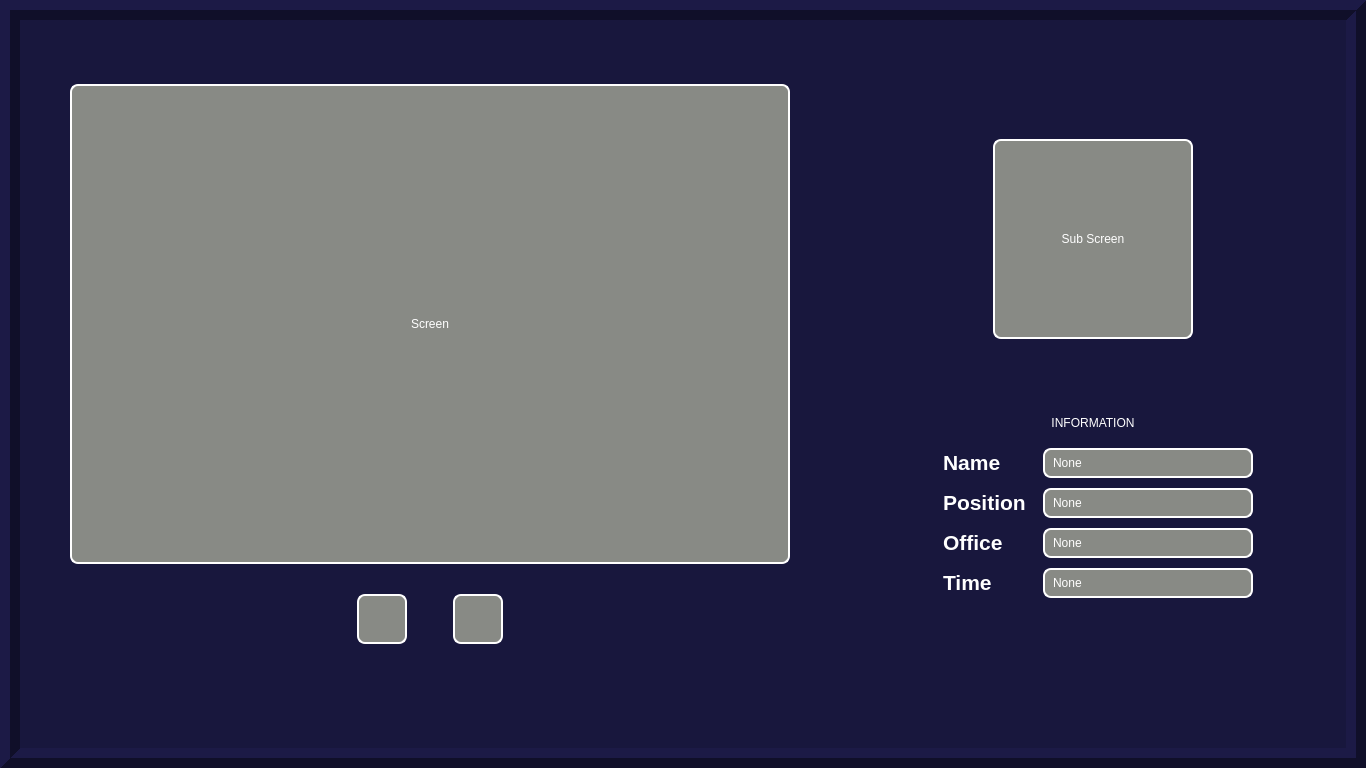
<?xml version="1.0" encoding="UTF-8"?>
<ui version="4.0">
 <class>Form</class>
 <widget class="QWidget" name="Form">
  <property name="geometry">
   <rect>
    <x>0</x>
    <y>0</y>
    <width>1366</width>
    <height>768</height>
   </rect>
  </property>
  <property name="minimumSize">
   <size>
    <width>1366</width>
    <height>768</height>
   </size>
  </property>
  <property name="maximumSize">
   <size>
    <width>1920</width>
    <height>1080</height>
   </size>
  </property>
  <property name="windowTitle">
   <string>Form</string>
  </property>
  <property name="styleSheet">
   <string notr="true">background-color: rgb(24, 23, 61)</string>
  </property>
  <property name="inputMethodHints">
   <set>Qt::ImhLatinOnly</set>
  </property>
  <layout class="QGridLayout" name="gridLayout_2">
   <property name="leftMargin">
    <number>0</number>
   </property>
   <property name="topMargin">
    <number>0</number>
   </property>
   <property name="rightMargin">
    <number>0</number>
   </property>
   <property name="bottomMargin">
    <number>0</number>
   </property>
   <property name="spacing">
    <number>0</number>
   </property>
   <item row="0" column="0">
    <widget class="QFrame" name="frame_7">
     <property name="layoutDirection">
      <enum>Qt::LeftToRight</enum>
     </property>
     <property name="frameShape">
      <enum>QFrame::Box</enum>
     </property>
     <property name="frameShadow">
      <enum>QFrame::Raised</enum>
     </property>
     <property name="lineWidth">
      <number>10</number>
     </property>
     <layout class="QHBoxLayout" name="horizontalLayout_3">
      <property name="spacing">
       <number>0</number>
      </property>
      <property name="leftMargin">
       <number>0</number>
      </property>
      <property name="topMargin">
       <number>0</number>
      </property>
      <property name="rightMargin">
       <number>0</number>
      </property>
      <property name="bottomMargin">
       <number>0</number>
      </property>
      <item alignment="Qt::AlignVCenter">
       <widget class="QFrame" name="frame">
        <property name="sizePolicy">
         <sizepolicy hsizetype="Preferred" vsizetype="Preferred">
          <horstretch>0</horstretch>
          <verstretch>0</verstretch>
         </sizepolicy>
        </property>
        <property name="frameShape">
         <enum>QFrame::NoFrame</enum>
        </property>
        <property name="frameShadow">
         <enum>QFrame::Raised</enum>
        </property>
        <property name="lineWidth">
         <number>1</number>
        </property>
        <layout class="QVBoxLayout" name="verticalLayout">
         <property name="spacing">
          <number>30</number>
         </property>
         <property name="leftMargin">
          <number>50</number>
         </property>
         <property name="topMargin">
          <number>50</number>
         </property>
         <property name="rightMargin">
          <number>50</number>
         </property>
         <property name="bottomMargin">
          <number>90</number>
         </property>
         <item>
          <widget class="QFrame" name="frame_2">
           <property name="sizePolicy">
            <sizepolicy hsizetype="Expanding" vsizetype="Expanding">
             <horstretch>0</horstretch>
             <verstretch>0</verstretch>
            </sizepolicy>
           </property>
           <property name="mouseTracking">
            <bool>false</bool>
           </property>
           <property name="layoutDirection">
            <enum>Qt::LeftToRight</enum>
           </property>
           <property name="frameShape">
            <enum>QFrame::NoFrame</enum>
           </property>
           <property name="frameShadow">
            <enum>QFrame::Raised</enum>
           </property>
           <layout class="QFormLayout" name="formLayout">
            <property name="labelAlignment">
             <set>Qt::AlignCenter</set>
            </property>
            <property name="formAlignment">
             <set>Qt::AlignCenter</set>
            </property>
            <property name="horizontalSpacing">
             <number>0</number>
            </property>
            <property name="verticalSpacing">
             <number>0</number>
            </property>
            <property name="leftMargin">
             <number>0</number>
            </property>
            <property name="topMargin">
             <number>0</number>
            </property>
            <property name="rightMargin">
             <number>0</number>
            </property>
            <property name="bottomMargin">
             <number>0</number>
            </property>
            <item row="0" column="0">
             <widget class="QLabel" name="screen">
              <property name="sizePolicy">
               <sizepolicy hsizetype="Expanding" vsizetype="Expanding">
                <horstretch>0</horstretch>
                <verstretch>0</verstretch>
               </sizepolicy>
              </property>
              <property name="minimumSize">
               <size>
                <width>720</width>
                <height>480</height>
               </size>
              </property>
              <property name="maximumSize">
               <size>
                <width>720</width>
                <height>480</height>
               </size>
              </property>
              <property name="layoutDirection">
               <enum>Qt::LeftToRight</enum>
              </property>
              <property name="styleSheet">
               <string notr="true">background-color: rgb(136, 138, 133);
border-color: rgb(255 ,255,255);
font: 75 15pt &quot;Ubuntu Condensed&quot;;
border-width : 1.5px;
border-style:inset;
border-radius: 8px;
padding: 0 5px;
color: rgb(255, 255, 255);</string>
              </property>
              <property name="frameShape">
               <enum>QFrame::NoFrame</enum>
              </property>
              <property name="frameShadow">
               <enum>QFrame::Raised</enum>
              </property>
              <property name="text">
               <string>Screen</string>
              </property>
              <property name="scaledContents">
               <bool>false</bool>
              </property>
              <property name="alignment">
               <set>Qt::AlignCenter</set>
              </property>
             </widget>
            </item>
           </layout>
          </widget>
         </item>
         <item alignment="Qt::AlignHCenter">
          <widget class="QFrame" name="frame_3">
           <property name="sizePolicy">
            <sizepolicy hsizetype="Expanding" vsizetype="Expanding">
             <horstretch>0</horstretch>
             <verstretch>0</verstretch>
            </sizepolicy>
           </property>
           <property name="frameShape">
            <enum>QFrame::NoFrame</enum>
           </property>
           <property name="frameShadow">
            <enum>QFrame::Raised</enum>
           </property>
           <layout class="QFormLayout" name="formLayout_2">
            <property name="labelAlignment">
             <set>Qt::AlignCenter</set>
            </property>
            <property name="formAlignment">
             <set>Qt::AlignCenter</set>
            </property>
            <property name="leftMargin">
             <number>0</number>
            </property>
            <property name="topMargin">
             <number>0</number>
            </property>
            <property name="rightMargin">
             <number>0</number>
            </property>
            <property name="bottomMargin">
             <number>0</number>
            </property>
            <item row="0" column="0">
             <layout class="QHBoxLayout" name="horizontalLayout">
              <item>
               <widget class="QPushButton" name="run_button">
                <property name="minimumSize">
                 <size>
                  <width>50</width>
                  <height>50</height>
                 </size>
                </property>
                <property name="maximumSize">
                 <size>
                  <width>50</width>
                  <height>50</height>
                 </size>
                </property>
                <property name="styleSheet">
                 <string notr="true">QPushButton{
	
border-color: rgb(255 ,255,255);
font: 75 15pt &quot;Ubuntu Condensed&quot;;
background-color: rgb(136, 138, 133);
border-width : 1.5px;
border-style:inset;
border-radius: 8px;
padding: 0 5px;
color: rgb(255, 255, 255);
}
QPushButton:pressed{
	background-color: rgb(32, 74, 135);

}</string>
                </property>
                <property name="text">
                 <string/>
                </property>
                <property name="iconSize">
                 <size>
                  <width>50</width>
                  <height>50</height>
                 </size>
                </property>
               </widget>
              </item>
              <item>
               <spacer name="horizontalSpacer">
                <property name="orientation">
                 <enum>Qt::Horizontal</enum>
                </property>
                <property name="sizeHint" stdset="0">
                 <size>
                  <width>40</width>
                  <height>20</height>
                 </size>
                </property>
               </spacer>
              </item>
              <item alignment="Qt::AlignHCenter|Qt::AlignVCenter">
               <widget class="QPushButton" name="stop_button">
                <property name="minimumSize">
                 <size>
                  <width>50</width>
                  <height>50</height>
                 </size>
                </property>
                <property name="maximumSize">
                 <size>
                  <width>50</width>
                  <height>50</height>
                 </size>
                </property>
                <property name="styleSheet">
                 <string notr="true">QPushButton{
	
border-color: rgb(255 ,255,255);
font: 75 15pt &quot;Ubuntu Condensed&quot;;
background-color: rgb(136, 138, 133);
border-width : 1.5px;
border-style:inset;
border-radius: 8px;
padding: 0 5px;
color: rgb(255, 255, 255);
}
QPushButton:pressed{
	background-color: rgb(32, 74, 135);

}</string>
                </property>
                <property name="text">
                 <string/>
                </property>
                <property name="iconSize">
                 <size>
                  <width>50</width>
                  <height>50</height>
                 </size>
                </property>
               </widget>
              </item>
             </layout>
            </item>
           </layout>
          </widget>
         </item>
        </layout>
       </widget>
      </item>
      <item>
       <widget class="QFrame" name="frame_6">
        <property name="sizePolicy">
         <sizepolicy hsizetype="Preferred" vsizetype="Preferred">
          <horstretch>0</horstretch>
          <verstretch>0</verstretch>
         </sizepolicy>
        </property>
        <property name="frameShape">
         <enum>QFrame::NoFrame</enum>
        </property>
        <property name="frameShadow">
         <enum>QFrame::Raised</enum>
        </property>
        <layout class="QVBoxLayout" name="verticalLayout_2">
         <property name="spacing">
          <number>0</number>
         </property>
         <property name="leftMargin">
          <number>50</number>
         </property>
         <property name="topMargin">
          <number>50</number>
         </property>
         <property name="rightMargin">
          <number>50</number>
         </property>
         <property name="bottomMargin">
          <number>50</number>
         </property>
         <item>
          <widget class="QFrame" name="frame_5">
           <property name="sizePolicy">
            <sizepolicy hsizetype="Expanding" vsizetype="Expanding">
             <horstretch>0</horstretch>
             <verstretch>0</verstretch>
            </sizepolicy>
           </property>
           <property name="layoutDirection">
            <enum>Qt::LeftToRight</enum>
           </property>
           <property name="frameShape">
            <enum>QFrame::NoFrame</enum>
           </property>
           <property name="frameShadow">
            <enum>QFrame::Raised</enum>
           </property>
           <layout class="QFormLayout" name="formLayout_3">
            <property name="labelAlignment">
             <set>Qt::AlignCenter</set>
            </property>
            <property name="formAlignment">
             <set>Qt::AlignCenter</set>
            </property>
            <property name="horizontalSpacing">
             <number>0</number>
            </property>
            <property name="verticalSpacing">
             <number>0</number>
            </property>
            <property name="leftMargin">
             <number>0</number>
            </property>
            <property name="topMargin">
             <number>0</number>
            </property>
            <property name="rightMargin">
             <number>0</number>
            </property>
            <property name="bottomMargin">
             <number>0</number>
            </property>
            <item row="0" column="1">
             <widget class="QLabel" name="sub_screen">
              <property name="minimumSize">
               <size>
                <width>200</width>
                <height>200</height>
               </size>
              </property>
              <property name="maximumSize">
               <size>
                <width>200</width>
                <height>200</height>
               </size>
              </property>
              <property name="styleSheet">
               <string notr="true">background-color: rgb(136, 138, 133);
border-color: rgb(255 ,255,255);
font: 75 15pt &quot;Ubuntu Condensed&quot;;
border-width : 1.5px;
border-style:inset;
border-radius: 8px;
padding: 0 5px;
color: rgb(255, 255, 255);</string>
              </property>
              <property name="frameShape">
               <enum>QFrame::NoFrame</enum>
              </property>
              <property name="frameShadow">
               <enum>QFrame::Raised</enum>
              </property>
              <property name="text">
               <string>Sub Screen</string>
              </property>
              <property name="alignment">
               <set>Qt::AlignCenter</set>
              </property>
              <property name="wordWrap">
               <bool>false</bool>
              </property>
             </widget>
            </item>
           </layout>
          </widget>
         </item>
         <item>
          <widget class="QFrame" name="frame_4">
           <property name="sizePolicy">
            <sizepolicy hsizetype="Expanding" vsizetype="Fixed">
             <horstretch>0</horstretch>
             <verstretch>0</verstretch>
            </sizepolicy>
           </property>
           <property name="frameShape">
            <enum>QFrame::NoFrame</enum>
           </property>
           <property name="frameShadow">
            <enum>QFrame::Raised</enum>
           </property>
           <layout class="QFormLayout" name="formLayout_4">
            <property name="labelAlignment">
             <set>Qt::AlignCenter</set>
            </property>
            <property name="formAlignment">
             <set>Qt::AlignCenter</set>
            </property>
            <property name="horizontalSpacing">
             <number>0</number>
            </property>
            <property name="verticalSpacing">
             <number>10</number>
            </property>
            <property name="leftMargin">
             <number>0</number>
            </property>
            <property name="topMargin">
             <number>0</number>
            </property>
            <property name="rightMargin">
             <number>0</number>
            </property>
            <property name="bottomMargin">
             <number>100</number>
            </property>
            <item row="0" column="0" colspan="2">
             <widget class="QFrame" name="frame_10">
              <property name="sizePolicy">
               <sizepolicy hsizetype="Preferred" vsizetype="Preferred">
                <horstretch>0</horstretch>
                <verstretch>0</verstretch>
               </sizepolicy>
              </property>
              <property name="layoutDirection">
               <enum>Qt::LeftToRight</enum>
              </property>
              <property name="frameShape">
               <enum>QFrame::NoFrame</enum>
              </property>
              <property name="frameShadow">
               <enum>QFrame::Raised</enum>
              </property>
              <layout class="QFormLayout" name="formLayout_6">
               <property name="labelAlignment">
                <set>Qt::AlignCenter</set>
               </property>
               <property name="formAlignment">
                <set>Qt::AlignCenter</set>
               </property>
               <property name="horizontalSpacing">
                <number>0</number>
               </property>
               <property name="verticalSpacing">
                <number>0</number>
               </property>
               <property name="leftMargin">
                <number>0</number>
               </property>
               <property name="topMargin">
                <number>0</number>
               </property>
               <property name="rightMargin">
                <number>0</number>
               </property>
               <property name="bottomMargin">
                <number>0</number>
               </property>
               <item row="0" column="0" colspan="2">
                <widget class="QLabel" name="label_6">
                 <property name="minimumSize">
                  <size>
                   <width>130</width>
                   <height>30</height>
                  </size>
                 </property>
                 <property name="maximumSize">
                  <size>
                   <width>16777215</width>
                   <height>16777215</height>
                  </size>
                 </property>
                 <property name="autoFillBackground">
                  <bool>false</bool>
                 </property>
                 <property name="styleSheet">
                  <string notr="true">font: 75 15pt &quot;Ubuntu Condensed&quot;;
color: rgb(255, 255, 255);</string>
                 </property>
                 <property name="frameShape">
                  <enum>QFrame::NoFrame</enum>
                 </property>
                 <property name="text">
                  <string>INFORMATION</string>
                 </property>
                 <property name="alignment">
                  <set>Qt::AlignCenter</set>
                 </property>
                </widget>
               </item>
              </layout>
             </widget>
            </item>
            <item row="1" column="0" colspan="2">
             <widget class="QFrame" name="frame_9">
              <property name="sizePolicy">
               <sizepolicy hsizetype="Expanding" vsizetype="Expanding">
                <horstretch>0</horstretch>
                <verstretch>0</verstretch>
               </sizepolicy>
              </property>
              <property name="layoutDirection">
               <enum>Qt::LeftToRight</enum>
              </property>
              <property name="frameShape">
               <enum>QFrame::NoFrame</enum>
              </property>
              <property name="frameShadow">
               <enum>QFrame::Raised</enum>
              </property>
              <layout class="QFormLayout" name="formLayout_5">
               <property name="labelAlignment">
                <set>Qt::AlignCenter</set>
               </property>
               <property name="formAlignment">
                <set>Qt::AlignCenter</set>
               </property>
               <property name="horizontalSpacing">
                <number>10</number>
               </property>
               <property name="verticalSpacing">
                <number>10</number>
               </property>
               <property name="leftMargin">
                <number>0</number>
               </property>
               <property name="topMargin">
                <number>0</number>
               </property>
               <property name="rightMargin">
                <number>0</number>
               </property>
               <property name="bottomMargin">
                <number>0</number>
               </property>
               <item row="0" column="0" colspan="2">
                <layout class="QFormLayout" name="formLayout_7">
                 <property name="labelAlignment">
                  <set>Qt::AlignCenter</set>
                 </property>
                 <property name="formAlignment">
                  <set>Qt::AlignCenter</set>
                 </property>
                 <property name="horizontalSpacing">
                  <number>10</number>
                 </property>
                 <property name="verticalSpacing">
                  <number>10</number>
                 </property>
                 <item row="0" column="0">
                  <widget class="QLabel" name="label_2">
                   <property name="minimumSize">
                    <size>
                     <width>90</width>
                     <height>30</height>
                    </size>
                   </property>
                   <property name="maximumSize">
                    <size>
                     <width>90</width>
                     <height>30</height>
                    </size>
                   </property>
                   <property name="whatsThis">
                    <string/>
                   </property>
                   <property name="styleSheet">
                    <string notr="true">font: 75 15pt &quot;Ubuntu Condensed&quot;;
border-style:inset;</string>
                   </property>
                   <property name="frameShape">
                    <enum>QFrame::NoFrame</enum>
                   </property>
                   <property name="text">
                    <string>&lt;html&gt;&lt;head/&gt;&lt;body&gt;&lt;p&gt;&lt;span style=&quot; font-size:16pt; font-weight:600; color:#ffffff;&quot;&gt;Name&lt;/span&gt;&lt;/p&gt;&lt;/body&gt;&lt;/html&gt;</string>
                   </property>
                  </widget>
                 </item>
                 <item row="0" column="1">
                  <widget class="QLabel" name="name_screen">
                   <property name="minimumSize">
                    <size>
                     <width>210</width>
                     <height>30</height>
                    </size>
                   </property>
                   <property name="maximumSize">
                    <size>
                     <width>210</width>
                     <height>30</height>
                    </size>
                   </property>
                   <property name="styleSheet">
                    <string notr="true">border-color: rgb(255, 255, 255);
background-color: rgb(136, 138, 133);
border-width : 1.5px;
border-style:inset;
border-radius: 8px;
font: 75 15pt &quot;Ubuntu Condensed&quot;;
padding: 0 5px;
color: rgb(255, 255, 255);</string>
                   </property>
                   <property name="frameShape">
                    <enum>QFrame::WinPanel</enum>
                   </property>
                   <property name="frameShadow">
                    <enum>QFrame::Sunken</enum>
                   </property>
                   <property name="text">
                    <string>None</string>
                   </property>
                   <property name="textFormat">
                    <enum>Qt::AutoText</enum>
                   </property>
                   <property name="alignment">
                    <set>Qt::AlignLeading|Qt::AlignLeft|Qt::AlignVCenter</set>
                   </property>
                  </widget>
                 </item>
                 <item row="1" column="0">
                  <widget class="QLabel" name="label_3">
                   <property name="minimumSize">
                    <size>
                     <width>90</width>
                     <height>30</height>
                    </size>
                   </property>
                   <property name="maximumSize">
                    <size>
                     <width>90</width>
                     <height>30</height>
                    </size>
                   </property>
                   <property name="whatsThis">
                    <string/>
                   </property>
                   <property name="styleSheet">
                    <string notr="true">font: 75 15pt &quot;Ubuntu Condensed&quot;;
border-style:inset;</string>
                   </property>
                   <property name="text">
                    <string>&lt;html&gt;&lt;head/&gt;&lt;body&gt;&lt;p&gt;&lt;span style=&quot; font-size:16pt; font-weight:600; color:#ffffff;&quot;&gt;Position&lt;/span&gt;&lt;/p&gt;&lt;/body&gt;&lt;/html&gt;</string>
                   </property>
                  </widget>
                 </item>
                 <item row="1" column="1">
                  <widget class="QLabel" name="position_screen">
                   <property name="minimumSize">
                    <size>
                     <width>210</width>
                     <height>30</height>
                    </size>
                   </property>
                   <property name="maximumSize">
                    <size>
                     <width>210</width>
                     <height>30</height>
                    </size>
                   </property>
                   <property name="styleSheet">
                    <string notr="true">border-color: rgb(255, 255, 255);
background-color: rgb(136, 138, 133);
border-width : 1.5px;
border-style:inset;
border-radius: 8px;
font: 75 15pt &quot;Ubuntu Condensed&quot;;
padding: 0 5px;
color: rgb(255, 255, 255);</string>
                   </property>
                   <property name="text">
                    <string>None</string>
                   </property>
                  </widget>
                 </item>
                 <item row="2" column="0">
                  <widget class="QLabel" name="label_4">
                   <property name="minimumSize">
                    <size>
                     <width>90</width>
                     <height>30</height>
                    </size>
                   </property>
                   <property name="maximumSize">
                    <size>
                     <width>90</width>
                     <height>30</height>
                    </size>
                   </property>
                   <property name="whatsThis">
                    <string>&lt;html&gt;&lt;head/&gt;&lt;body&gt;&lt;p&gt;&lt;br/&gt;&lt;/p&gt;&lt;/body&gt;&lt;/html&gt;</string>
                   </property>
                   <property name="styleSheet">
                    <string notr="true">font: 75 15pt &quot;Ubuntu Condensed&quot;;
border-style:inset;</string>
                   </property>
                   <property name="text">
                    <string>&lt;html&gt;&lt;head/&gt;&lt;body&gt;&lt;p&gt;&lt;span style=&quot; font-size:16pt; font-weight:600; color:#ffffff;&quot;&gt;Office&lt;/span&gt;&lt;/p&gt;&lt;/body&gt;&lt;/html&gt;</string>
                   </property>
                  </widget>
                 </item>
                 <item row="2" column="1">
                  <widget class="QLabel" name="office_screen">
                   <property name="minimumSize">
                    <size>
                     <width>210</width>
                     <height>30</height>
                    </size>
                   </property>
                   <property name="maximumSize">
                    <size>
                     <width>210</width>
                     <height>30</height>
                    </size>
                   </property>
                   <property name="styleSheet">
                    <string notr="true">border-color: rgb(255, 255, 255);
background-color: rgb(136, 138, 133);
border-width : 1.5px;
border-style:inset;
border-radius: 8px;
font: 75 15pt &quot;Ubuntu Condensed&quot;;
padding: 0 5px;
color: rgb(255, 255, 255);</string>
                   </property>
                   <property name="text">
                    <string>None</string>
                   </property>
                  </widget>
                 </item>
                 <item row="3" column="0">
                  <widget class="QLabel" name="label">
                   <property name="minimumSize">
                    <size>
                     <width>90</width>
                     <height>30</height>
                    </size>
                   </property>
                   <property name="maximumSize">
                    <size>
                     <width>90</width>
                     <height>30</height>
                    </size>
                   </property>
                   <property name="styleSheet">
                    <string notr="true">font: 75 15pt &quot;Ubuntu Condensed&quot;;
border-style:inset;</string>
                   </property>
                   <property name="text">
                    <string>&lt;html&gt;&lt;head/&gt;&lt;body&gt;&lt;p&gt;&lt;span style=&quot; font-size:16pt; font-weight:600; color:#ffffff;&quot;&gt;Time&lt;/span&gt;&lt;/p&gt;&lt;/body&gt;&lt;/html&gt;</string>
                   </property>
                  </widget>
                 </item>
                 <item row="3" column="1">
                  <widget class="QLabel" name="time_screen">
                   <property name="minimumSize">
                    <size>
                     <width>210</width>
                     <height>30</height>
                    </size>
                   </property>
                   <property name="maximumSize">
                    <size>
                     <width>210</width>
                     <height>30</height>
                    </size>
                   </property>
                   <property name="styleSheet">
                    <string notr="true">border-color: rgb(255, 255, 255);
background-color: rgb(136, 138, 133);
border-width : 1.5px;
border-style:inset;
border-radius: 8px;
font: 75 15pt &quot;Ubuntu Condensed&quot;;
padding: 0 5px;
color: rgb(255, 255, 255);</string>
                   </property>
                   <property name="text">
                    <string>None</string>
                   </property>
                   <property name="alignment">
                    <set>Qt::AlignLeading|Qt::AlignLeft|Qt::AlignVCenter</set>
                   </property>
                  </widget>
                 </item>
                </layout>
               </item>
              </layout>
             </widget>
            </item>
           </layout>
          </widget>
         </item>
        </layout>
       </widget>
      </item>
     </layout>
    </widget>
   </item>
  </layout>
 </widget>
 <resources>
  <include location="icon/icon_resource.qrc"/>
 </resources>
 <connections/>
</ui>
